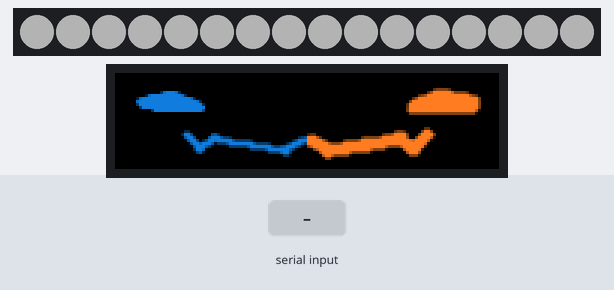
Simulated run of this program. Board: ESP32. Parts: 16 RGB LEDs in strip order, left to right, 128×32 colour display. Inputs (shaded band) come from the test bench. Dim RGB values are drawn brighter than linear; random numbers use the default seed unless the program sets one; nothing arrives over Bluetooth unless stated; what the program prints to the serial monitor is not drawn.

Above: at 1.2 s.
1.3 s: "rnr\n" received over the second serial link
At 2.1 s:
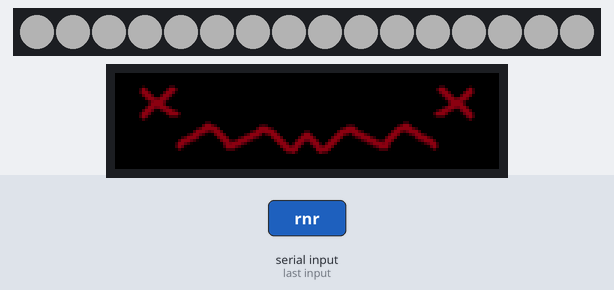
2.8 s: "neutral\n" received over the second serial link
At 4.86 s:
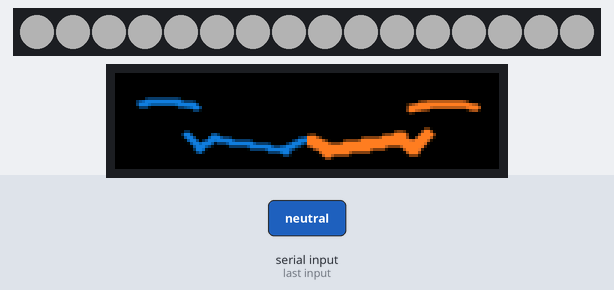
5.8 s: "gun\n" received over the second serial link
At 6.7 s:
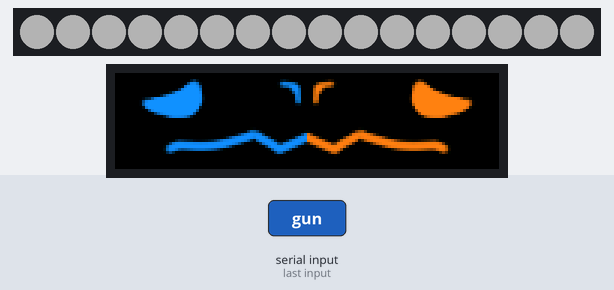
7.3 s: "thumbsup\n" received over the second serial link
At 7.9 s:
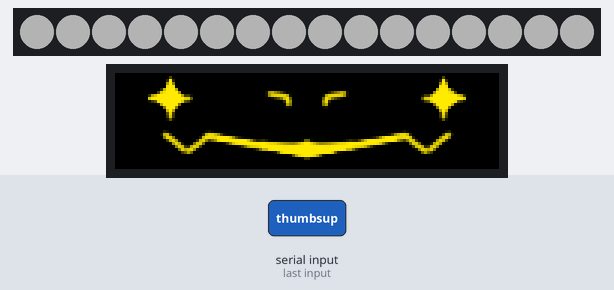
8.8 s: "victory\n" received over the second serial link
At 10.0 s:
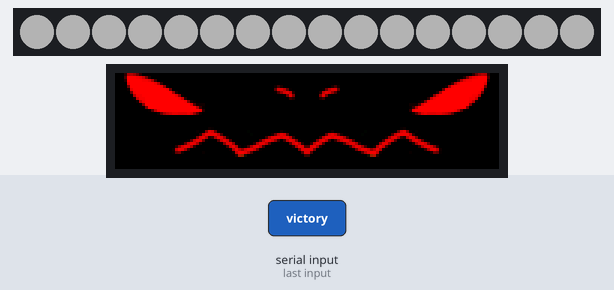
10.3 s: "point\n" received over the second serial link
At 11.4 s:
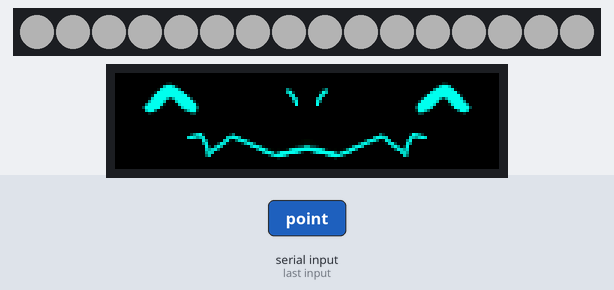
Timing chart, 0 to 12.8 s (numbered marks = the images above; inputs shaded):
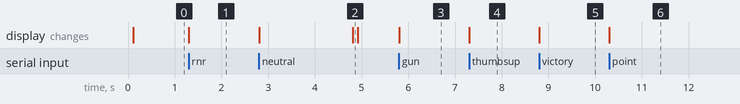

The program:

main.cpp
```cpp
#include <Arduino.h>
#include <ESP32-HUB75-MatrixPanel-I2S-DMA.h>
#include <faces.h>
#include <Adafruit_NeoPixel.h>
#include "BluetoothSerial.h"

// ------------------ MATRIX CONFIG ------------------
#define R1_PIN 25
#define G1_PIN 26
#define B1_PIN 27
#define R2_PIN 14
#define G2_PIN 12
#define B2_PIN 13
#define A_PIN 18
#define B_PIN 19
#define C_PIN 5
#define D_PIN 17
#define E_PIN -1 // required for 1/32 scan panels, like 64x64px. Any available pin would do, i.e. IO32
#define LAT_PIN 4
#define OE_PIN 33
#define CLK_PIN 16

#define PANEL_WIDTH 64
#define PANEL_HEIGHT 32
#define PANEL_CHAIN 2

#define LED_DATA_PIN 23
#define NUM_SIDE_LEDS 16

HUB75_I2S_CFG::i2s_pins _pins={R1_PIN, G1_PIN, B1_PIN, R2_PIN, G2_PIN, B2_PIN, A_PIN, B_PIN, C_PIN, D_PIN, E_PIN, LAT_PIN, OE_PIN, CLK_PIN};

HUB75_I2S_CFG mxconfig(
  PANEL_WIDTH,
  PANEL_HEIGHT,
  PANEL_CHAIN,
  _pins
);

MatrixPanel_I2S_DMA matrix(mxconfig);

Adafruit_NeoPixel side_LEDS(NUM_SIDE_LEDS, LED_DATA_PIN, NEO_GRB + NEO_KHZ800);

BluetoothSerial SerialBT;

int blinkInterval = 1;
int blinkTime = 0;
String state = "neutral";

// ------------------ FUNCTION PROTOTYPES ------------------
void drawFace(const uint16_t face[2][32][64]);

// ------------------ SETUP ------------------
void setup() {
  Serial.begin(115200);
  SerialBT.begin("Kepler-Seven", false); // Bluetooth device name

  side_LEDS.begin();
  side_LEDS.setBrightness(60); // Set brightness (0-255)
  side_LEDS.fill(side_LEDS.Color(255, 255, 255), 0, NUM_SIDE_LEDS);
  side_LEDS.show(); // Initialize all pixels to 'off'

  // Initialize matrix
  matrix.begin();
  matrix.setBrightness8(255);  // 0–255
  matrix.clearScreen();
}

// ------------------ LOOP ------------------
void loop() {
  // Handling neutral blinking
  if (state == "neutral") {
    int now = millis();
    if (now - blinkTime >= blinkInterval) {
      blinkTime = now;
      blinkInterval = random(3000, 8000);
      drawFace(neutral_blink);
      delay(100);
      drawFace(neutral);
    }
  }

  // Check for Bluetooth data, change face accordingly
  if (SerialBT.available()) {
    String data = SerialBT.readStringUntil('\n');
    data.trim();
    Serial.print("Received: ");
    Serial.println(data);

    state = data;
    if (state == "neutral") {
      drawFace(neutral);
    } else if (state == "rnr") {
      drawFace(error);
    } else if (state == "gun") {
      drawFace(sad);
    } else if (state == "thumbsup") {
      drawFace(woah);
    } else if (state == "victory") {
      drawFace(mad);
    } else if (state == "point") {
      drawFace(happy);
    }
  }
}

// ------------------ FUNCTIONS ------------------
void drawFace(const uint16_t face[2][32][64]) {
  matrix.drawRGBBitmap(0, 0, (uint16_t *)face[0], PANEL_WIDTH, PANEL_HEIGHT);
  matrix.drawRGBBitmap(64, 0, (uint16_t *)face[1], PANEL_WIDTH, PANEL_HEIGHT);
}
```

Source omitted: faces.h (data table, 235184 bytes)

Measured:
- after the input at 1.3 s, the display: changes at once (image 1)
- after the input at 2.8 s, the display: first changes at once (image 2 shows a later state)
- after the input at 5.8 s, the display: changes at once (image 3)
- after the input at 7.3 s, the display: changes at once (image 4)
- after the input at 8.8 s, the display: changes at once (image 5)
- after the input at 10.3 s, the display: changes at once (image 6)
